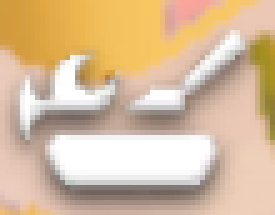
#> input picture cook_menu.png, 55 x 43 px (shown 5 times larger)
$ python 'test copy.py'
#> lines starting #> are read from the running program, lines starting #| are printed output that depends on the picture; after the words box and inside, x2 and y2 are one past the last pixel; in counts of white or black regions, pixels touching at a corner belong together
#> in main, template is the input picture: shape (43, 55, 3); mean B, G, R 156.9, 188.9, 215.9
import cv2
import pyautogui
import numpy as np
import os
import time
import tkinter as tk
import logging
from concurrent.futures import ThreadPoolExecutor
from functools import partial

# 配置日志
logging.basicConfig(
    level=logging.INFO,  # 改为INFO级别减少输出
    format='%(asctime)s - %(levelname)s - %(message)s',
    handlers=[
        logging.StreamHandler(),
        logging.FileHandler('template_matching.log')
    ]
)
logger = logging.getLogger(__name__)

def preprocess_image(image):
    """预处理图像，使用更高效的方法"""
    hsv = cv2.cvtColor(image, cv2.COLOR_BGR2HSV)
#> hsv: shape (43, 55, 3); mean H, S, V 16.5, 69.6, 216

    # 使用位运算合并多个掩码
    mask = cv2.inRange(hsv, np.array([0, 0, 180]), np.array([180, 40, 255])) | \
           cv2.inRange(hsv, np.array([0, 0, 80]), np.array([180, 50, 200]))
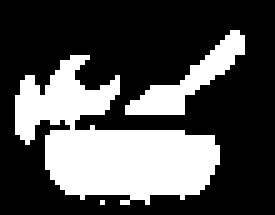
#> mask: shape (43, 55) (shown 5 times larger); 31.4% white; 3 white regions (1 under 20 px), largest, box (x1, y1, x2, y2) and area: (3, 11, 44, 41) 613, (25, 6, 49, 23) 128

    # 直接处理灰度图
    gray = cv2.cvtColor(cv2.bitwise_and(image, image, mask=mask), cv2.COLOR_BGR2GRAY)
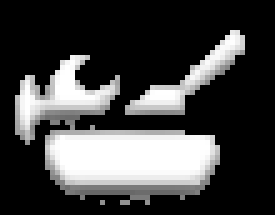
#> gray: shape (43, 55) (shown 5 times larger); min 0, max 255, mean 66.4
    return cv2.adaptiveThreshold(gray, 255, cv2.ADAPTIVE_THRESH_GAUSSIAN_C,
                               cv2.THRESH_BINARY, 15, 5)
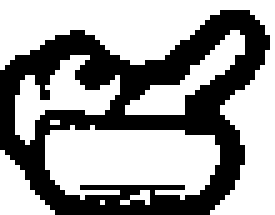
#> returned value: shape (43, 55) (shown 5 times larger); 61.6% white; 1 black region, box (x1, y1, x2, y2) and area: (0, 2, 54, 43) 908

def process_scale(screen_processed, template_processed, scale, threshold):
    """处理单个缩放比例的匹配"""
    width = int(template_processed.shape[1] * scale)
    height = int(template_processed.shape[0] * scale)
    resized_template = cv2.resize(template_processed, (width, height))

    result = cv2.matchTemplate(screen_processed, resized_template, cv2.TM_CCOEFF_NORMED)
    locations = np.where(result >= threshold)

    matches = []
    for pt in zip(*locations[::-1]):
        matches.append([pt[0], pt[1], width, height, result[pt[1], pt[0]]])

    return matches

class OverlayWindow:
    def __init__(self):
        self.root = tk.Tk()
        self.root.title("Overlay")
        self.root.attributes('-alpha', 0.3, '-topmost', True,
                           '-fullscreen', True, '-transparentcolor', 'black')

        self.canvas = tk.Canvas(self.root, highlightthickness=0, bg='black')
        self.canvas.pack(fill='both', expand=True)
        self.root.bind('<Escape>', lambda e: self.root.quit())
        self.current_rectangles = []

    def update_overlay(self, matches):
        """更高效的更新方法"""
        # 批量删除旧矩形
        if self.current_rectangles:
            self.canvas.delete(*self.current_rectangles)
            self.current_rectangles.clear()

        # 批量创建新矩形
        for rect in matches:
            x, y, w, h, conf = rect
            self.current_rectangles.extend([
                self.canvas.create_rectangle(
                    x, y, x + w, y + h,
                    outline='green', width=2
                ),
                self.canvas.create_text(
                    x, y - 10,
                    text=f"{conf:.2f}",
                    fill='green'
                )
            ])

        self.root.update()

def main():
    overlay = OverlayWindow()
    template = None
    template_processed = None
    executor = ThreadPoolExecutor(max_workers=4)  # 创建线程池

    try:
        # 预先加载和处理模板
        template_path = os.path.join(os.path.dirname(os.path.abspath(__file__)), "cook_menu.png")
        template = cv2.imread(template_path)
        if template is None:
            raise FileNotFoundError(f"无法读取模板图像: {template_path}")
        template_processed = preprocess_image(template)

        threshold = 0.5
        scale_factors = np.arange(0.5, 2.1, 0.1)  # 增加步长减少计算量

        while True:
            start_time = time.time()

            # 截图和预处理
            screen = np.array(pyautogui.screenshot())
            screen_bgr = cv2.cvtColor(screen, cv2.COLOR_RGB2BGR)
            screen_processed = preprocess_image(screen_bgr)

            # 并行处理不同缩放比例
            process_func = partial(process_scale, screen_processed, template_processed, threshold=threshold)
            all_matches = []

            # 使用线程池并行处理
            futures = [executor.submit(process_func, scale) for scale in scale_factors]
            for future in futures:
                matches = future.result()
                all_matches.extend(matches)

            # 处理匹配结果
            if all_matches:
                rectangles = np.array(all_matches)
                # 使用更高效的NMS实现
                indices = cv2.dnn.NMSBoxes(
                    rectangles[:, :4].tolist(),
                    rectangles[:, 4].tolist(),
                    threshold,
                    0.4
                )

                if len(indices) > 0:
                    best_matches = rectangles[indices.flatten()]
                    overlay.update_overlay(best_matches)

                    process_time = time.time() - start_time
                    logger.info(f"处理时间: {process_time:.3f}秒, 找到 {len(best_matches)} 个匹配")

            # 动态调整延迟
            process_time = time.time() - start_time
            sleep_time = max(0.1, 0.5 - process_time)  # 确保至少有0.1秒的延迟
            time.sleep(sleep_time)

    except KeyboardInterrupt:
        logger.info("程序被用户中断")
    except Exception as e:
        logger.error(f"程序发生错误: {str(e)}")
    finally:
        executor.shutdown()
        overlay.root.destroy()

if __name__ == "__main__":
    main()
